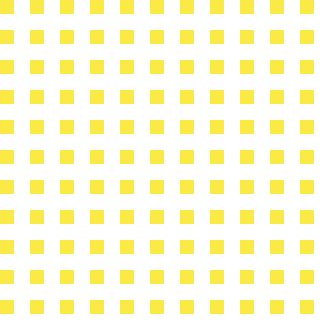
Frame 1 (no input)
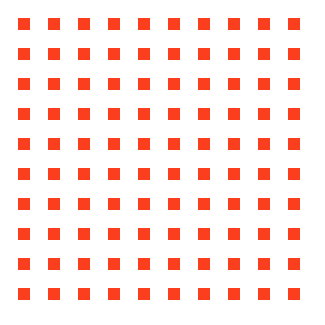
Frame 60 (the mouse pressed at the canvas centre just before this capture)
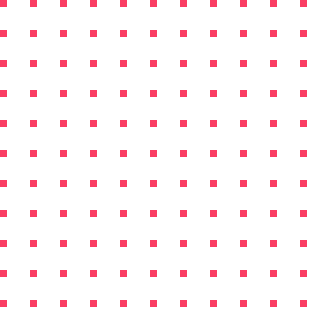
Frame 120 (the mouse held since frame 60 and released just before this capture)

The Processing sketch that drew these frames (run headless with seeded random() and noise(); from frame 60 on, the mouse is pressed at the canvas centre):

// Processing sketch: processing_18189
// ── processing_18189.pde


//variable declaration 
int hrs;//hours
int mins;//minutes
int sec;//seconds
int mills;// milliseconds across the life of the app
int milliSec;//my janky verson of mills constricting it to 1 second at a time
float hrsToCol;//map hrs to color
float minsToCol;//map mins to color
float secToCol;//map sec to color
color filler;//mapped color
float[] scaleXY;//scaling of the squares for pulsating feeling--this will be generated from the returnScaleXY() function

void setup() {
  background(0);
  size(325, 325);
  frameRate(25);
}

void draw() {
 // print(frameCount);
  background(255);
  //set the values of time here to get new values every time the draw() is called
  hrs = hour();
  mins = minute();
  sec = second();
  mills = millis();
  //this uses the modulus to confine the millis() function to milliseconds
  //every second as opposed to millisecons since the start of the program
  milliSec = mills %  1000;
  //this is an array that is being populated by a function that returns an array from 2 parameters
  scaleXY = returnScaleXY(float(milliSec/20), float(milliSec/20));

  //squares this double for loop generates the grid of squares
  for(int k= 0; k<width; k+=30) {
    for (int l = 0; l<height; l+=30) {
      noStroke();
      fill(timeToColor());
      rect(k, l, scaleXY[0], scaleXY[1]);
    }
  }
}

//function to map hours seconds and minutes into color
color timeToColor() {
  float hrsToColor = map(hrs, 0, 23, -1, -256);//mapping hrs to color
  float minsToColor = map(mins, 0, 59, -1, -256);//mapping mins to color
  float secToColor = map(sec, 0, 59, -1, -256);//mapping secs to color
  float mainColor = hrsToColor * minsToColor * secToColor;
  return int(mainColor);// cast as int to fit into the fill() function
}

//function to return the scaled width and height of the squares
float[] returnScaleXY(float xnumber, float ynumber) {  
  //these number is going to be a scaling down 
  float xnum; 
  float ynum;
  if(xnumber >= 25) {
    //if its greater than the half way point 
    //getting a negative value here to scale back down to 0  
    xnum = (49-xnumber) * -1;
  }
  else {
    // if xnumber is 0 to 24 let it pass into the returned array 
    xnum = xnumber; //
  }

  if(ynumber >= 25) {
    ynum = (49-ynumber) * -1;
  }
  else {
    ynum = ynumber;
  }

  float[] widthHeight = new float[2];
  widthHeight[0] = xnum;
  widthHeight[1] = ynum;
  return widthHeight;
}
